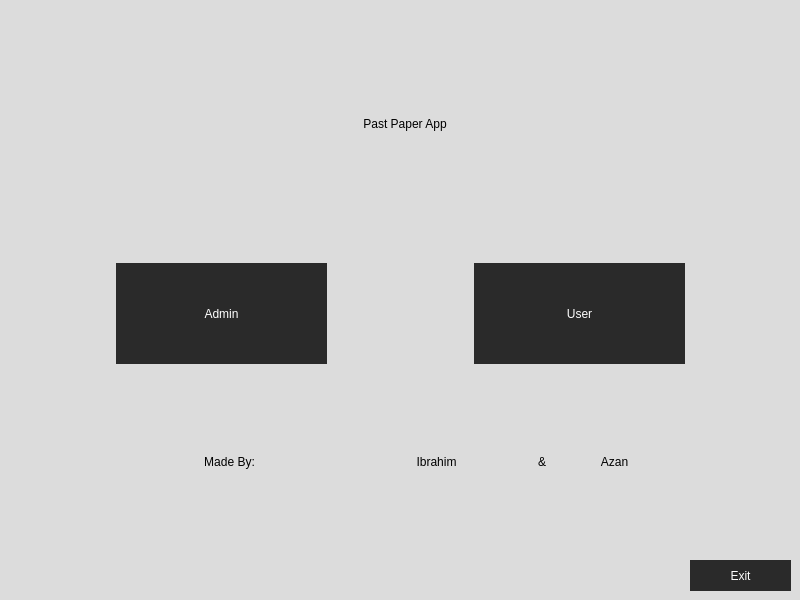
<?xml version="1.0" encoding="UTF-8"?>
<ui version="4.0">
 <class>Selection</class>
 <widget class="QMainWindow" name="Selection">
  <property name="geometry">
   <rect>
    <x>0</x>
    <y>0</y>
    <width>800</width>
    <height>600</height>
   </rect>
  </property>
  <property name="windowTitle">
   <string>Selection</string>
  </property>
  <property name="styleSheet">
   <string notr="true">background-color:rgb(220, 220, 220)</string>
  </property>
  <widget class="QWidget" name="centralwidget">
   <property name="minimumSize">
    <size>
     <width>800</width>
     <height>600</height>
    </size>
   </property>
   <layout class="QVBoxLayout" name="verticalLayout">
    <item>
     <spacer name="verticalSpacer_3">
      <property name="orientation">
       <enum>Qt::Orientation::Vertical</enum>
      </property>
      <property name="sizeHint" stdset="0">
       <size>
        <width>20</width>
        <height>59</height>
       </size>
      </property>
     </spacer>
    </item>
    <item>
     <layout class="QHBoxLayout" name="horizontalLayout">
      <item>
       <spacer name="horizontalSpacer">
        <property name="orientation">
         <enum>Qt::Orientation::Horizontal</enum>
        </property>
        <property name="sizeHint" stdset="0">
         <size>
          <width>78</width>
          <height>20</height>
         </size>
        </property>
       </spacer>
      </item>
      <item>
       <widget class="QPushButton" name="Ttile">
        <property name="enabled">
         <bool>true</bool>
        </property>
        <property name="minimumSize">
         <size>
          <width>648</width>
          <height>106</height>
         </size>
        </property>
        <property name="styleSheet">
         <string notr="true">QPushButton
{
	color:BLACK;
	background-color:rgb(220, 220, 220);
	border:none;
	font: 700 72pt &quot;Britannic&quot;;
}

QPushButton:hover
{
	color:WHITE;
	background-color:rgb(220, 220, 220);
	border:none;
	font: 700 72pt &quot;Britannic&quot;;
}</string>
        </property>
        <property name="text">
         <string>Past Paper App</string>
        </property>
       </widget>
      </item>
      <item>
       <spacer name="horizontalSpacer_2">
        <property name="orientation">
         <enum>Qt::Orientation::Horizontal</enum>
        </property>
        <property name="sizeHint" stdset="0">
         <size>
          <width>68</width>
          <height>20</height>
         </size>
        </property>
       </spacer>
      </item>
     </layout>
    </item>
    <item>
     <spacer name="verticalSpacer">
      <property name="orientation">
       <enum>Qt::Orientation::Vertical</enum>
      </property>
      <property name="sizeHint" stdset="0">
       <size>
        <width>20</width>
        <height>80</height>
       </size>
      </property>
     </spacer>
    </item>
    <item>
     <layout class="QGridLayout" name="gridLayout">
      <item row="0" column="4">
       <spacer name="horizontalSpacer_5">
        <property name="orientation">
         <enum>Qt::Orientation::Horizontal</enum>
        </property>
        <property name="sizeHint" stdset="0">
         <size>
          <width>92</width>
          <height>17</height>
         </size>
        </property>
       </spacer>
      </item>
      <item row="0" column="2">
       <spacer name="horizontalSpacer_6">
        <property name="orientation">
         <enum>Qt::Orientation::Horizontal</enum>
        </property>
        <property name="sizeHint" stdset="0">
         <size>
          <width>141</width>
          <height>17</height>
         </size>
        </property>
       </spacer>
      </item>
      <item row="0" column="3">
       <widget class="QPushButton" name="User_Button">
        <property name="minimumSize">
         <size>
          <width>211</width>
          <height>101</height>
         </size>
        </property>
        <property name="styleSheet">
         <string notr="true">QPushButton
{
	color:WHITE;
	background-color:rgb(42, 42, 42);
	border:none;
	font: 700 40pt &quot;Simple Jut Out&quot;;
}

QPushButton:hover
{
	color:WHITE;
	background-color:rgb(55, 55, 55);
	border:none;
	font: 700 40pt &quot;Simple Jut Out&quot;;
}

QPushButton:pressed
{
	color:WHITE;
	background-color:rgb(42, 42, 42);
	border:none;
	font: 700 40pt &quot;Simple Jut Out&quot;;
}</string>
        </property>
        <property name="text">
         <string>User</string>
        </property>
       </widget>
      </item>
      <item row="0" column="0">
       <spacer name="horizontalSpacer_3">
        <property name="orientation">
         <enum>Qt::Orientation::Horizontal</enum>
        </property>
        <property name="sizeHint" stdset="0">
         <size>
          <width>92</width>
          <height>17</height>
         </size>
        </property>
       </spacer>
      </item>
      <item row="0" column="1">
       <widget class="QPushButton" name="Admin_Button">
        <property name="minimumSize">
         <size>
          <width>211</width>
          <height>101</height>
         </size>
        </property>
        <property name="styleSheet">
         <string notr="true">QPushButton
{
	color:WHITE;
	background-color:rgb(42, 42, 42);
	border:none;
	font: 700 40pt &quot;Simple Jut Out&quot;;
}

QPushButton:hover
{
	color:WHITE;
	background-color:rgb(55, 55, 55);
	border:none;
	font: 700 40pt &quot;Simple Jut Out&quot;;
}

QPushButton:pressed
{
	color:WHITE;
	background-color:rgb(42, 42, 42);
	border:none;
	font: 700 40pt &quot;Simple Jut Out&quot;;
}</string>
        </property>
        <property name="text">
         <string>Admin</string>
        </property>
       </widget>
      </item>
     </layout>
    </item>
    <item>
     <spacer name="verticalSpacer_4">
      <property name="orientation">
       <enum>Qt::Orientation::Vertical</enum>
      </property>
      <property name="sizeHint" stdset="0">
       <size>
        <width>20</width>
        <height>44</height>
       </size>
      </property>
     </spacer>
    </item>
    <item>
     <layout class="QHBoxLayout" name="horizontalLayout_3">
      <item>
       <spacer name="horizontalSpacer_7">
        <property name="orientation">
         <enum>Qt::Orientation::Horizontal</enum>
        </property>
        <property name="sizeHint" stdset="0">
         <size>
          <width>40</width>
          <height>20</height>
         </size>
        </property>
       </spacer>
      </item>
      <item>
       <widget class="QPushButton" name="pushButton">
        <property name="minimumSize">
         <size>
          <width>211</width>
          <height>61</height>
         </size>
        </property>
        <property name="styleSheet">
         <string notr="true">QPushButton
{
	color:BLACK;
	background-color:rgb(220, 220, 220);
	border:none;
	font: 700 40pt &quot;Britannic&quot;;
}</string>
        </property>
        <property name="text">
         <string>Made By:</string>
        </property>
       </widget>
      </item>
      <item>
       <widget class="QPushButton" name="Ibrahim_Button">
        <property name="minimumSize">
         <size>
          <width>191</width>
          <height>61</height>
         </size>
        </property>
        <property name="styleSheet">
         <string notr="true">QPushButton
{
	color:BLACK;
	background-color:rgb(220, 220, 220);
	border:none;
	font: 700 40pt &quot;Britannic&quot;;
}

QPushButton:hover
{
	color:WHITE;
	background-color:rgb(220, 220, 220);
	border:none;
	font: 700 40pt &quot;Britannic&quot;;
}</string>
        </property>
        <property name="text">
         <string>Ibrahim</string>
        </property>
       </widget>
      </item>
      <item>
       <widget class="QLabel" name="label">
        <property name="styleSheet">
         <string notr="true">color:BLACK;
background-color:rgb(220, 220, 220);
border:none;
font: 700 40pt &quot;Britannic&quot;;</string>
        </property>
        <property name="text">
         <string>&amp;</string>
        </property>
       </widget>
      </item>
      <item>
       <widget class="QPushButton" name="Azan_Button">
        <property name="minimumSize">
         <size>
          <width>125</width>
          <height>61</height>
         </size>
        </property>
        <property name="styleSheet">
         <string notr="true">QPushButton
{
	color:BLACK;
	background-color:rgb(220, 220, 220);
	border:none;
	font: 700 40pt &quot;Britannic&quot;;
}

QPushButton:hover
{
	color:WHITE;
	background-color:rgb(220, 220, 220);
	border:none;
	font: 700 40pt &quot;Britannic&quot;;
}</string>
        </property>
        <property name="text">
         <string>Azan</string>
        </property>
       </widget>
      </item>
      <item>
       <spacer name="horizontalSpacer_8">
        <property name="orientation">
         <enum>Qt::Orientation::Horizontal</enum>
        </property>
        <property name="sizeHint" stdset="0">
         <size>
          <width>40</width>
          <height>20</height>
         </size>
        </property>
       </spacer>
      </item>
     </layout>
    </item>
    <item>
     <spacer name="verticalSpacer_2">
      <property name="orientation">
       <enum>Qt::Orientation::Vertical</enum>
      </property>
      <property name="sizeHint" stdset="0">
       <size>
        <width>20</width>
        <height>44</height>
       </size>
      </property>
     </spacer>
    </item>
    <item>
     <layout class="QHBoxLayout" name="horizontalLayout_2">
      <item>
       <spacer name="horizontalSpacer_4">
        <property name="orientation">
         <enum>Qt::Orientation::Horizontal</enum>
        </property>
        <property name="sizeHint" stdset="0">
         <size>
          <width>668</width>
          <height>22</height>
         </size>
        </property>
       </spacer>
      </item>
      <item>
       <widget class="QPushButton" name="Exit">
        <property name="minimumSize">
         <size>
          <width>101</width>
          <height>31</height>
         </size>
        </property>
        <property name="styleSheet">
         <string notr="true">QPushButton
{
	color:WHITE;
	background-color:rgb(42, 42, 42);
	border:none;
	font: 700 15pt &quot;Simple Jut Out&quot;;
}

QPushButton:hover
{
	color:WHITE;
	background-color:rgb(55, 55, 55);
	border:none;
	font: 700 15pt &quot;Simple Jut Out&quot;;
}

QPushButton:pressed
{
	color:WHITE;
	background-color:rgb(42, 42, 42);
	border:none;
	font: 700 15pt &quot;Simple Jut Out&quot;;
}</string>
        </property>
        <property name="text">
         <string>Exit</string>
        </property>
       </widget>
      </item>
     </layout>
    </item>
   </layout>
  </widget>
 </widget>
 <resources/>
 <connections/>
 <slots>
  <slot>Admin_Button_Is_Clicked()</slot>
 </slots>
</ui>
